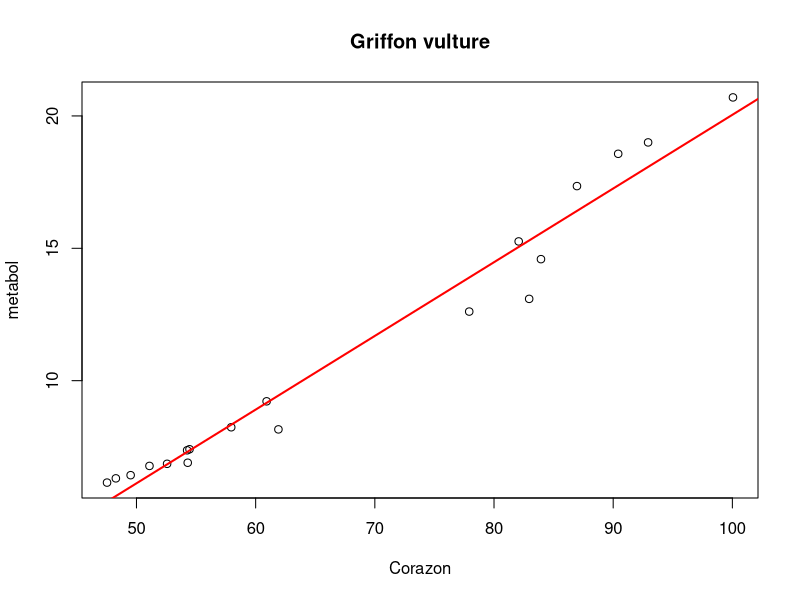
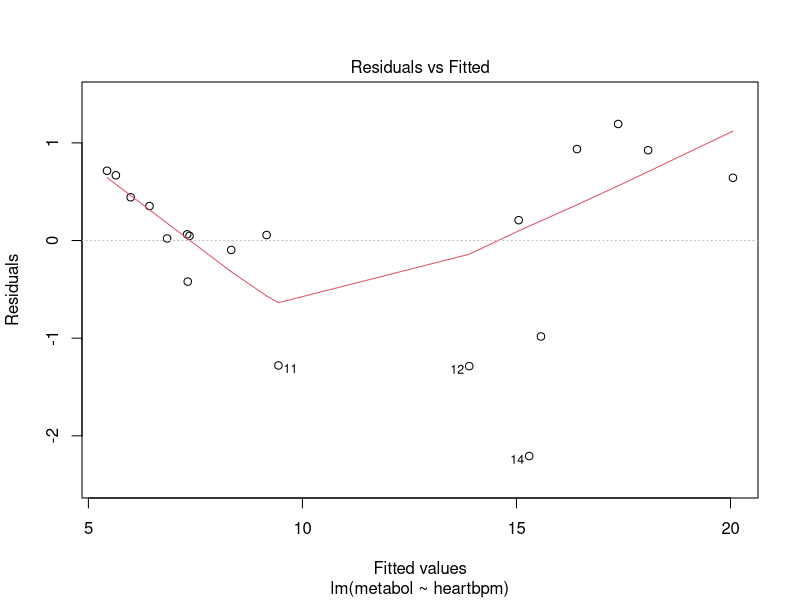
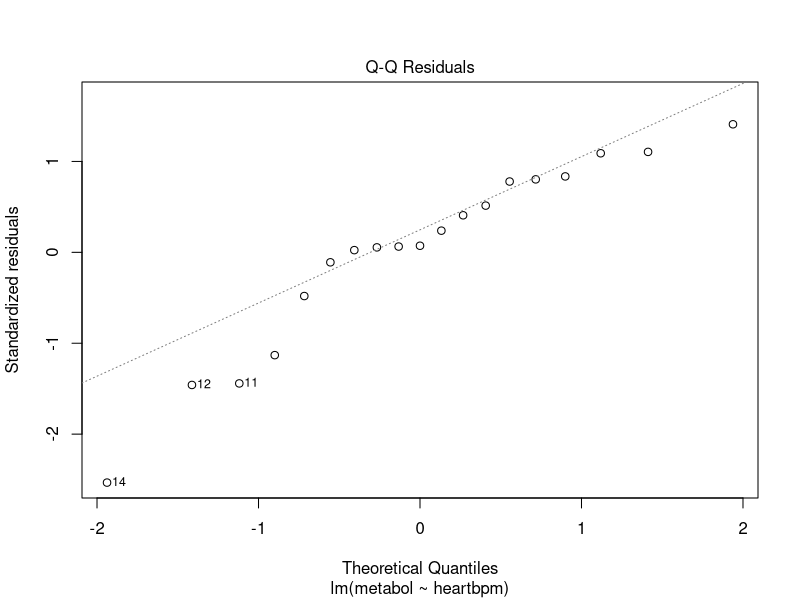
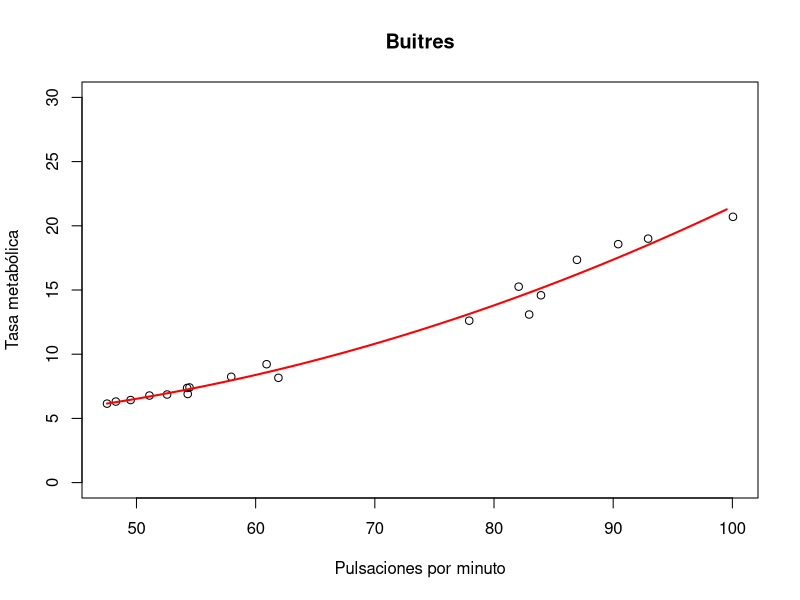

The R source for these figures, in order:
## ---- chunk 1
knitr::opts_chunk$set(echo = TRUE)
## ---- chunk 2
heartbpm <- c(47.53, 48.27, 49.51, 51.09, 52.57, 54.30, 54.25, 54.45, 57.95, 60.92, 61.91, 77.92, 82.07, 82.95, 83.94, 86.96, 90.42, 92.93, 100.05)
metabol <- c(6.15, 6.31, 6.43, 6.78, 6.86, 6.90, 7.37, 7.41, 8.24, 9.22, 8.16, 12.61, 15.26, 13.09, 14.59, 17.35, 18.57, 19.00, 20.70)
vulture<-data.frame(heartbpm,metabol)
rm(heartbpm,metabol)
attach(vulture)
## ---- chunk 3
plot(vulture,main="Griffon vulture",xlab="Corazon")
rg<-lm(metabol~heartbpm,vulture)
abline(rg,lwd=2,col="red")
## ---- chunk 4
plot (rg,which=1)
## ---- chunk 5
plot (rg,which=2)
## ---- chunk 6
#Generamos el modelo sobre bpm de segundo grado.
mod2<-lm(metabol~heartbpm+I(heartbpm^2),vulture)
x<-seq(min(heartbpm),max(heartbpm),by=2)
y<-predict(mod2,newdata=data.frame(heartbpm=x))
plot(heartbpm,metabol,ylim=c(0,30),main="Buitres",xlab="Pulsaciones por minuto",ylab="Tasa metabólica")
lines(x,y,lwd=2,col="red")
